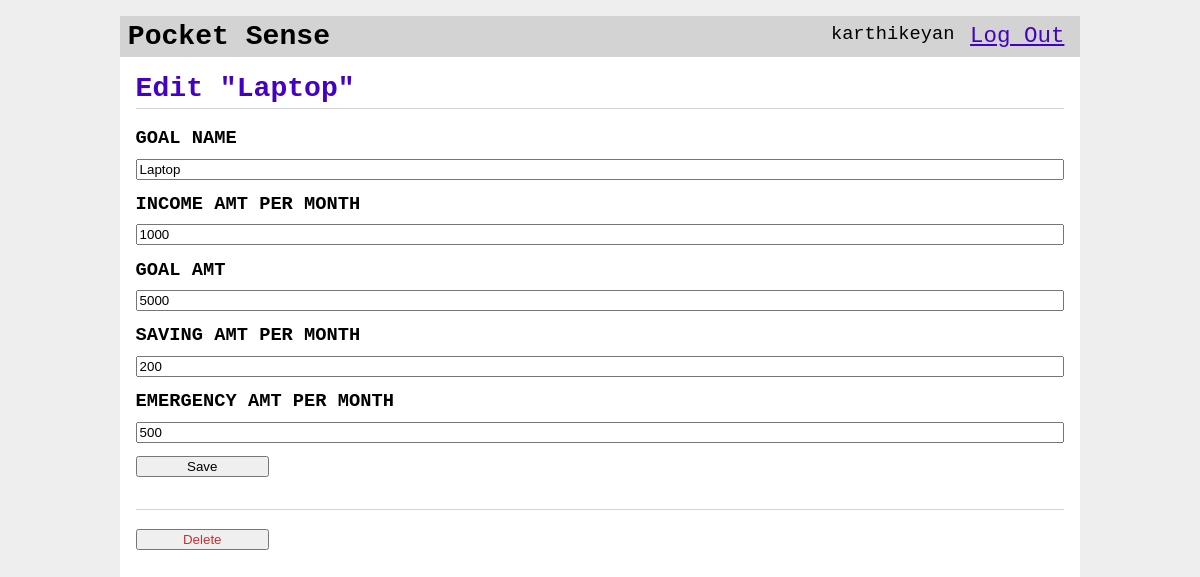
The page /goal/4/update (signed in) on the database its author committed.
### tables this page shows
CREATE TABLE child(
	child_id INTEGER PRIMARY KEY AUTOINCREMENT,
	child_username TEXT UNIQUE NOT NULL,
	parent_email TEXT UNIQUE NOT NULL,
	child_password TEXT NOT NULL
);

CREATE TABLE goal(
	goal_id INTEGER PRIMARY KEY AUTOINCREMENT,
	author_id INTEGER NOT NULL,
	
	goal_name TEXT UNIQUE NOT NULL,
	income_amt INTEGER NOT NULL,
	goal_amt INTEGER NOT NULL,
	saving_amt INTEGER NOT NULL,
	emergency_amt INTEGER NOT NULL,
	
	bonus INTEGER NOT NULL,
    time_left INTEGER NOT NULL,
	personal_amt INTEGER NOT NULL,
	counter INTEGER,

	created TIMESTAMP NOT NULL DEFAULT CURRENT_TIMESTAMP,

	FOREIGN KEY (author_id) REFERENCES child (child_id)
);

### fin/goal.py (the view, shortened to what this page needs)
@bp.route('/<int:goal_id>/update', methods=('GET', 'POST'))
@child_login_required
def update(goal_id):
    goals = get_goal(goal_id)
    return render_template('goal/update.html', goals=goals)

### fin/auth.py (called while the page is built)
@bp.before_app_request
def load_logged_in_parent():
    parent_id = session.get('parent_id')
    if parent_id is None:
        g.parent = None
    else:
        g.parent = get_db().execute(
            'SELECT * FROM parent WHERE parent_id = ?', (parent_id,)
        ).fetchone()

@bp.before_app_request
def load_logged_in_child():
    child_id = session.get('child_id')
    if child_id is None:
        g.child = None
    else:
        g.child = get_db().execute(
            'SELECT * FROM child WHERE child_id = ?', (child_id,)
        ).fetchone()

def child_login_required(view):
    @functools.wraps(view)
    def wrapped_view(**kwargs):
        if g.child is None:
            return redirect(url_for('auth.child_login'))
        return view(**kwargs)
    return wrapped_view

### fin/db.py (called while the page is built)
def get_db():
	if 'db' not in g:
		g.db = sqlite3.connect( current_app.config['DATABASE'] , detect_types=sqlite3.PARSE_DECLTYPES)
		g.db.row_factory = sqlite3.Row
	return g.db

### fin/goal.py (called while the page is built)
def get_goal(goal_id , check_author = True ):
    goals = get_db().execute(
        'SELECT go.goal_id, income_amt , goal_amt , saving_amt , emergency_amt , author_id , goal_name , child_username , time_left ,personal_amt, created'
        ' FROM goal go JOIN child c ON go.author_id = c.child_id'
        ' WHERE go.goal_id = ?',
        (goal_id, )
    ).fetchone()
    if goals is None:
        abort(404, "Goal id {0} doesn't exist.".format(goal_id))
    if check_author and goals['author_id'] != g.child['child_id']:
        abort(403)
    return goals

### fin/templates/goal/update.html
{% extends 'child_base.html' %}
{% block header %}
  <h1>{% block title %}Edit "{{ goals['goal_name'] }}"{% endblock %}</h1>
{% endblock %}
{% block content %}
  <form method="post">
    <label for="goal_name">GOAL NAME </label>
    <input name="goal_name" id="goal_name" value="{{ request.form['goal_name'] or goals['goal_name'] }}" required>
    <label for="income_amt">INCOME AMT PER MONTH</label>
    <input name="income_amt" id="income_amt" value = "{{ request.form['income_amt'] or goals['income_amt'] }}" required>
    <label for="goal_amt">GOAL AMT</label>
    <input name="goal_amt" id="goal_amt" value =  "{{ request.form['goal_amt'] or goals['goal_amt'] }}" required>
    <label for="saving_amt">SAVING AMT PER MONTH</label>
    <input name="saving_amt" id="saving_amt" value = "{{ request.form['saving_amt'] or goals['saving_amt'] }}" required>
    <label for="emergency_amt">EMERGENCY AMT PER MONTH</label>
    <input name="emergency_amt" id="emergency_amt" value = "{{ request.form['emergency_amt'] or goals['emergency_amt'] }}" required>
    <input type="submit" value="Save">
    </form>
    <hr>
    <form action="{{ url_for('goal.delete', goal_id=goals['goal_id']) }}" method="post">
        <input class="danger" type="submit" value="Delete" onclick="return confirm('Are you sure?');">
    </form>
  {% endblock %}

### fin/templates/child_base.html (shortened to what this page needs)
<!doctype html>
<link rel="stylesheet" href="{{ url_for('static', filename='main.css') }}">
<nav>
  <h1 style="color:Black">Pocket Sense</h1>
  <ul>
    {% if g.child %}
      <li><span>{{ g.child['child_username'] }}</span>
      <li><a href="{{ url_for('auth.child_logout') }}">Log Out</a>
    {% else %}
      <li><a href="{{ url_for('auth.child_register') }}">Register</a>
      <li><a href="{{ url_for('auth.child_login') }}">Log In</a>
      <li><a href="{{ url_for('auth.child_email_required') }}">Forget Password</a>
    {% endif %}
  </ul>
</nav>
<section class="content">
  <header>
    {% block header %}{% endblock %}
  </header>
  {% block content %}{% endblock %}
</section>

### fin/static/main.css (style rules this page uses)
h1 { font-family: monospace; color: #4401c2; margin: 1rem 0; }
a { color: #4401c2; font-size: 120%; }
hr { border: none; border-top: 1px solid lightgray; }
nav { background: lightgray; display: flex; align-items: center; padding: 0 0.5rem; }
nav h1 { flex: auto; margin: 0; }
nav ul { display: flex; list-style: none; margin: 0; padding: 0; }
nav ul li a, nav ul li span, header .action { display: block; padding: 0.5rem; }
.content { padding: 0 1rem 1rem; }
.content > header { border-bottom: 1px solid lightgray; display: flex; align-items: flex-end; }
.content > header h1 { flex: auto; margin: 1rem 0 0.25rem 0; }
.content:last-child { margin-bottom: 0; }
.content form { margin: 1em 0; display: flex; flex-direction: column; }
.content label { font-weight: bold; margin-bottom: 0.5em; }
.content input, .content textarea { margin-bottom: 1em; }
input.danger { color: #cc2f2e; }
input[type=submit] { align-self: start; min-width: 10em; }

### rows shown on the page
child: child.child_username "karthikeyan"
goal: goal_name "Laptop", income_amt "1000", goal_amt "5000", saving_amt "200", emergency_amt "500"
